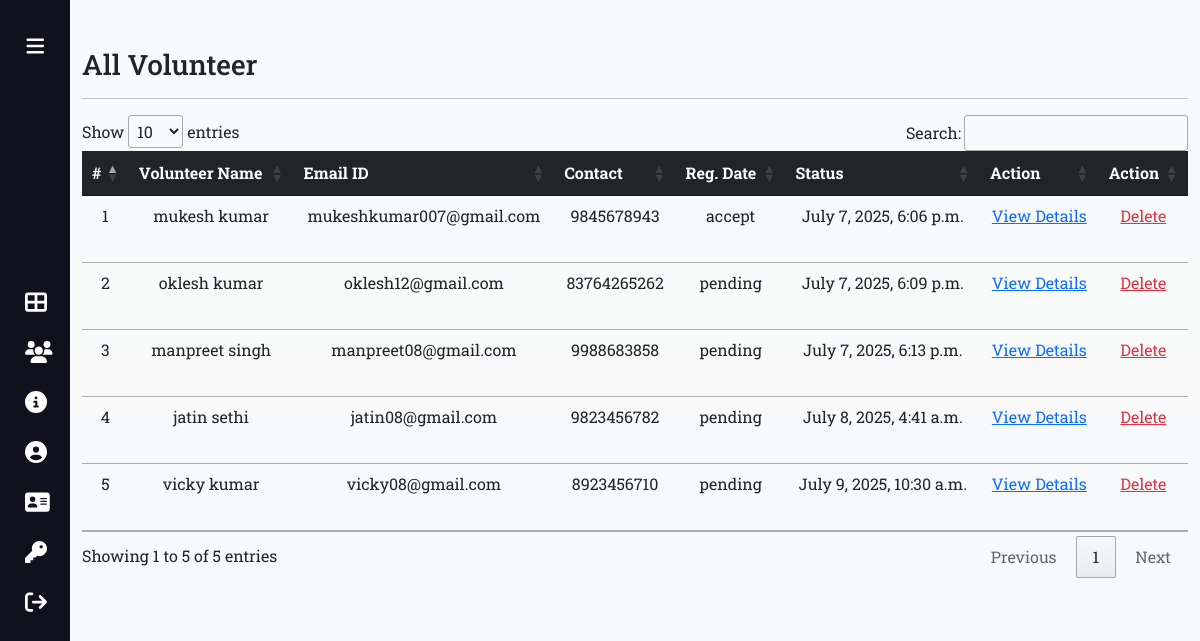
The page /all-volunteer/ (signed in) on the database its author committed.
### app/models.py (models this page shows, shortened)
class Volunteer(models.Model):
    user = models.ForeignKey(User, on_delete=models.CASCADE)
    contact = models.CharField(max_length=15, null=True)
    address = models.CharField(max_length=300, null=True)
    userpic = models.ImageField(upload_to='volunteer', null=True, blank=True)
    idpic = models.ImageField(upload_to='volunteer', null=True, blank=True)
    aboutme = models.CharField(max_length=300, null=True)
    status = models.CharField(max_length=20, null=True)
    regdate = models.DateTimeField(auto_now_add=True)
    adminremark = models.CharField(max_length=300, null=True)
    updatedondate = models.DateField(null=True)

### app/views.py (the view)
# urls.py: path("all-volunteer/", views.all_volunteer, name="all_volunteer"),
def all_volunteer(request):
    if not request.user.is_authenticated:
        return redirect('/login-admin')
    volunteer = Volunteer.objects.all()
    return render(request, "all-volunteer.html",locals())

### app/templates/all-volunteer.html
{% extends 'base-db-admin.html' %}
{% load static %}
{% block main %}
<div class="container mt-5 vh-100 table-responsive">
    <h3>All Volunteer</h3>
    <hr>
    <table id="mytable" class="table data">
        <thead class="table-dark">
            <tr class="text-center">
                <th scope="col">#</th>
                <th>Volunteer Name</th>
                <th>Email ID</th>
                <th>Contact</th>
                <th>Reg. Date</th>
                <th>Status</th>
                <th>Action</th>
                <th>Action</th>
              </tr>
        </thead>
        <tbody>
{% for i in volunteer %}
<tr class="text-center">
    <td>{{ forloop.counter }}</td>
    <td>{{ i.user.first_name }} {{ i.user.last_name }}</td>
    <td>{{ i.user.email }}</td>
    <td>{{ i.contact }}</td>
    <td>{{ i.status }}</td>
    <td>{{ i.regdate }}</td>
    <td><a href="{% url 'view_volunteerdetail' i.id %}" class="text-primary">View Details</a></td>
    <td><a href="{% url 'delete_volunteer' i.user.id %}" class="text-danger" onclick="return confirm('Are you sure you want to delete this volunteer?');">Delete</a></td>
</tr>
{% endfor %}
        </tbody>
    </table>
  </div>
{% endblock main %}

### app/static/css/style-admin.css (style rules this page uses)
* { margin:0; padding:0; box-sizing: border-box; }
body { position: relative; min-height: 100vh; width: 100%; overflow: hidden; }
.table tr td { height: 50px; }

### rows shown on the page
Volunteer: user.first_name "mukesh", user.last_name "kumar", user.email "mukeshkumar007@gmail.com", contact "9845678943", status "accept", regdate "July 7, 2025, 6:06 p.m."
Volunteer: user.first_name "oklesh", user.last_name "kumar", user.email "oklesh12@gmail.com", contact "83764265262", status "pending", regdate "July 7, 2025, 6:09 p.m."
Volunteer: user.first_name "manpreet", user.last_name "singh", user.email "manpreet08@gmail.com", contact "9988683858", status "pending", regdate "July 7, 2025, 6:13 p.m."
Volunteer: user.first_name "jatin", user.last_name "sethi", user.email "jatin08@gmail.com", contact "9823456782", status "pending", regdate "July 8, 2025, 4:41 a.m."
Volunteer: user.first_name "vicky", user.last_name "kumar", user.email "vicky08@gmail.com", contact "8923456710", status "pending", regdate "July 9, 2025, 10:30 a.m."
